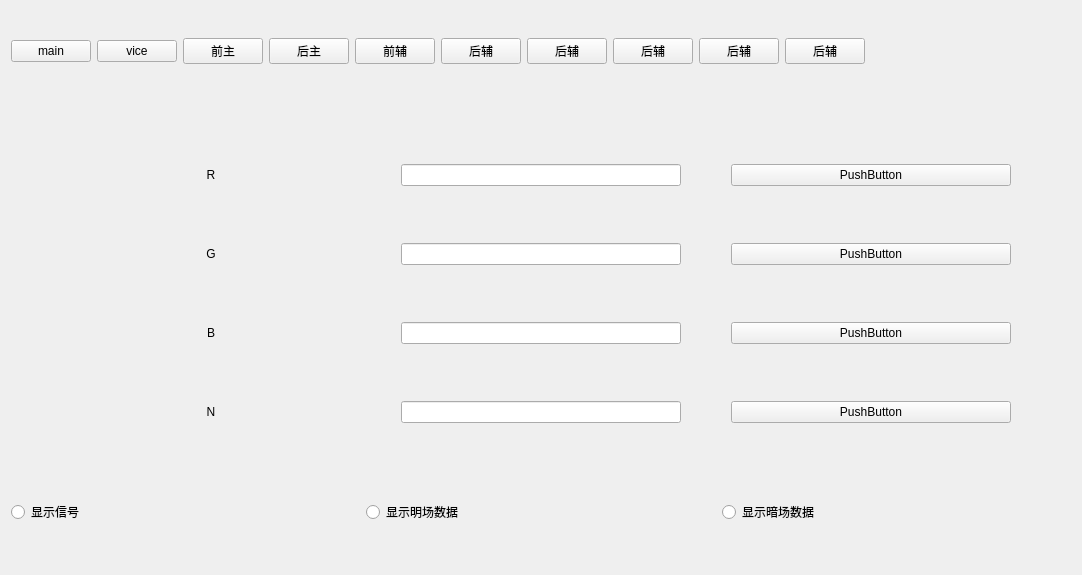
<?xml version="1.0" encoding="UTF-8"?>
<ui version="4.0">
 <class>PixelAdjust</class>
 <widget class="QWidget" name="PixelAdjust">
  <property name="geometry">
   <rect>
    <x>0</x>
    <y>0</y>
    <width>789</width>
    <height>575</height>
   </rect>
  </property>
  <property name="windowTitle">
   <string notr="true">Form</string>
  </property>
  <layout class="QVBoxLayout" name="verticalLayout" stretch="1,5,1">
   <property name="bottomMargin">
    <number>51</number>
   </property>
   <item>
    <layout class="QHBoxLayout" name="horizontalLayout_3">
     <item>
      <layout class="QHBoxLayout" name="horizontalLayout_2">
       <property name="spacing">
        <number>6</number>
       </property>
       <item>
        <widget class="QPushButton" name="mainBtn">
         <property name="text">
          <string notr="true">main</string>
         </property>
        </widget>
       </item>
       <item>
        <widget class="QPushButton" name="viceBtn">
         <property name="text">
          <string notr="true">vice</string>
         </property>
        </widget>
       </item>
       <item>
        <spacer name="horizontalSpacer_2">
         <property name="orientation">
          <enum>Qt::Horizontal</enum>
         </property>
         <property name="sizeHint" stdset="0">
          <size>
           <width>40</width>
           <height>20</height>
          </size>
         </property>
        </spacer>
       </item>
       <item>
        <widget class="QPushButton" name="pushButton">
         <property name="text">
          <string notr="true">前主</string>
         </property>
        </widget>
       </item>
       <item>
        <widget class="QPushButton" name="pushButton_2">
         <property name="text">
          <string notr="true">后主</string>
         </property>
        </widget>
       </item>
       <item>
        <widget class="QPushButton" name="pushButton_3">
         <property name="text">
          <string notr="true">前辅</string>
         </property>
        </widget>
       </item>
       <item>
        <widget class="QPushButton" name="pushButton_4">
         <property name="text">
          <string notr="true">后辅</string>
         </property>
        </widget>
       </item>
       <item>
        <widget class="QPushButton" name="pushButton_5">
         <property name="text">
          <string notr="true">后辅</string>
         </property>
        </widget>
       </item>
       <item>
        <widget class="QPushButton" name="pushButton_6">
         <property name="text">
          <string notr="true">后辅</string>
         </property>
        </widget>
       </item>
       <item>
        <widget class="QPushButton" name="pushButton_7">
         <property name="text">
          <string notr="true">后辅</string>
         </property>
        </widget>
       </item>
       <item>
        <widget class="QPushButton" name="pushButton_8">
         <property name="text">
          <string notr="true">后辅</string>
         </property>
        </widget>
       </item>
       <item>
        <spacer name="horizontalSpacer_3">
         <property name="orientation">
          <enum>Qt::Horizontal</enum>
         </property>
         <property name="sizeHint" stdset="0">
          <size>
           <width>40</width>
           <height>20</height>
          </size>
         </property>
        </spacer>
       </item>
      </layout>
     </item>
     <item>
      <spacer name="horizontalSpacer_4">
       <property name="orientation">
        <enum>Qt::Horizontal</enum>
       </property>
       <property name="sizeHint" stdset="0">
        <size>
         <width>40</width>
         <height>20</height>
        </size>
       </property>
      </spacer>
     </item>
     <item>
      <widget class="SetEditValueWidget" name="chuteWidget" native="true">
       <property name="minimumSize">
        <size>
         <width>200</width>
         <height>0</height>
        </size>
       </property>
      </widget>
     </item>
     <item>
      <spacer name="horizontalSpacer">
       <property name="orientation">
        <enum>Qt::Horizontal</enum>
       </property>
       <property name="sizeHint" stdset="0">
        <size>
         <width>40</width>
         <height>20</height>
        </size>
       </property>
      </spacer>
     </item>
    </layout>
   </item>
   <item>
    <widget class="QWidget" name="widget" native="true">
     <layout class="QGridLayout" name="gridLayout" rowstretch="1,0,0,0" columnstretch="1,1,1">
      <property name="leftMargin">
       <number>60</number>
      </property>
      <property name="topMargin">
       <number>60</number>
      </property>
      <property name="rightMargin">
       <number>60</number>
      </property>
      <property name="bottomMargin">
       <number>60</number>
      </property>
      <property name="spacing">
       <number>50</number>
      </property>
      <item row="2" column="0">
       <widget class="QLabel" name="label_B">
        <property name="text">
         <string notr="true">B</string>
        </property>
        <property name="alignment">
         <set>Qt::AlignCenter</set>
        </property>
       </widget>
      </item>
      <item row="0" column="2">
       <widget class="QPushButton" name="btnR">
        <property name="text">
         <string notr="true">PushButton</string>
        </property>
       </widget>
      </item>
      <item row="3" column="2">
       <widget class="QPushButton" name="btnN">
        <property name="text">
         <string notr="true">PushButton</string>
        </property>
       </widget>
      </item>
      <item row="3" column="0">
       <widget class="QLabel" name="label_N">
        <property name="text">
         <string notr="true">N</string>
        </property>
        <property name="alignment">
         <set>Qt::AlignCenter</set>
        </property>
       </widget>
      </item>
      <item row="0" column="0">
       <widget class="QLabel" name="label_R">
        <property name="text">
         <string notr="true">R</string>
        </property>
        <property name="alignment">
         <set>Qt::AlignCenter</set>
        </property>
       </widget>
      </item>
      <item row="2" column="2">
       <widget class="QPushButton" name="btnB">
        <property name="text">
         <string notr="true">PushButton</string>
        </property>
       </widget>
      </item>
      <item row="1" column="0">
       <widget class="QLabel" name="label_G">
        <property name="text">
         <string notr="true">G</string>
        </property>
        <property name="alignment">
         <set>Qt::AlignCenter</set>
        </property>
       </widget>
      </item>
      <item row="1" column="2">
       <widget class="QPushButton" name="btnG">
        <property name="text">
         <string notr="true">PushButton</string>
        </property>
       </widget>
      </item>
      <item row="0" column="1">
       <widget class="myLineEdit" name="lineEdit_R">
        <property name="alignment">
         <set>Qt::AlignCenter</set>
        </property>
       </widget>
      </item>
      <item row="1" column="1">
       <widget class="myLineEdit" name="lineEdit_G">
        <property name="alignment">
         <set>Qt::AlignCenter</set>
        </property>
       </widget>
      </item>
      <item row="2" column="1">
       <widget class="myLineEdit" name="lineEdit_B">
        <property name="alignment">
         <set>Qt::AlignCenter</set>
        </property>
       </widget>
      </item>
      <item row="3" column="1">
       <widget class="myLineEdit" name="lineEdit_N">
        <property name="alignment">
         <set>Qt::AlignCenter</set>
        </property>
       </widget>
      </item>
     </layout>
    </widget>
   </item>
   <item>
    <layout class="QHBoxLayout" name="horizontalLayout">
     <item>
      <widget class="QRadioButton" name="radioButton">
       <property name="text">
        <string notr="true">显示信号</string>
       </property>
      </widget>
     </item>
     <item>
      <widget class="QRadioButton" name="radioButton_2">
       <property name="text">
        <string notr="true">显示明场数据</string>
       </property>
      </widget>
     </item>
     <item>
      <widget class="QRadioButton" name="radioButton_3">
       <property name="text">
        <string notr="true">显示暗场数据</string>
       </property>
      </widget>
     </item>
    </layout>
   </item>
  </layout>
 </widget>
 <customwidgets>
  <customwidget>
   <class>myLineEdit</class>
   <extends>QLineEdit</extends>
   <header location="global">mysortwidget/mylineedit.h</header>
  </customwidget>
  <customwidget>
   <class>SetEditValueWidget</class>
   <extends>QWidget</extends>
   <header location="global">mysortwidget/seteditvaluewidget.h</header>
   <container>1</container>
  </customwidget>
 </customwidgets>
 <resources/>
 <connections/>
</ui>
